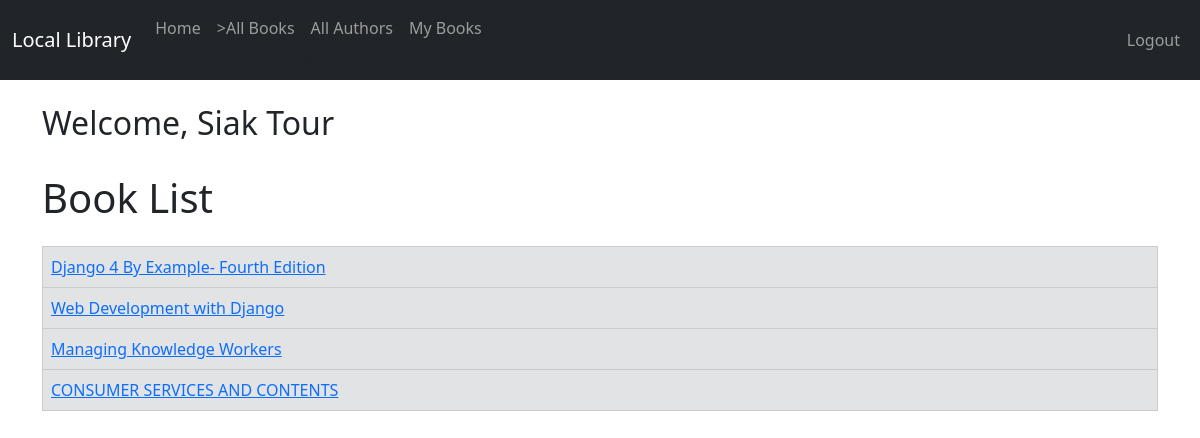
/book_list/ (signed in), run on the app's committed database.
### catalog/models.py (models this page shows, shortened)
class Book(models.Model):
    title = models.CharField(max_length=200)
    author = models.ForeignKey('Author', on_delete=models.RESTRICT, null=True)
    summary = models.TextField(max_length=1000, help_text='Enter a brief description of the book')
    isbn = models.CharField('ISBN', max_length=13, unique=True,
                            help_text='13 Character <a href="https://www.isbn-international.org/content/what-isbn">ISBN number</a>')
    genre = models.ManyToManyField(Genre, help_text='Select a genre for this book')
    book_image = models.ImageField(upload_to='images/', null=True, blank=True) # Add image
    def get_absolute_url(self):
        return reverse('book_detail', args=[str(self.id)])

### catalog/views.py (the view)
# urls.py: path('book_list/', views.BookListView.as_view(), name='book_list'),
class BookListView(LoginRequiredMixin, generic.ListView):
    model = Book

### catalog/templates/catalog/book_list.html (shortened to what this page needs)
{% extends "catalog/base.html" %}
{% block content %}
    <h1>Book List</h1>
    {% if book_list %}
        <table class="table table-bordered">
            {% for book in book_list %}
                <tr class="table-secondary">
                    <td><a href="{{ book.get_absolute_url }}">{{ book.title }} </a></td>
                </tr>
            {% endfor %}
        </table>
    {% else %}
        <p>There are no authors in the library.</p>
    {% endif %}
{% endblock %}

### catalog/templates/catalog/base.html (shortened to what this page needs)
{% load static %}
<!doctype html>
<html lang="en">
<head>
    <link href="https://cdn.jsdelivr.net/npm/bootstrap@5.3.0-alpha1/dist/css/bootstrap.min.css" rel="stylesheet"
>
</head>
<body>
<nav class="navbar navbar-expand-lg navbar-dark bg-dark">
    <div class="container-fluid">
        <a class="navbar-brand" href="{% url 'index' %}">Local Library</a>
        <div class="collapse navbar-collapse" id="navbarSupportedContent">
            <ul class="navbar-nav me-auto mb-2 mb-lg-0">
                <li class="nav-item">
                    <a class="nav-link" href="{% url 'index' %}">Home</a>
                </li>
                <li class="nav-item">
                    <a class="nav-link" href="{% url 'book_list' %}">>All Books</a>
                </li>
                <li class="nav-item">
                    <a class="nav-link" href="{% url 'author_list' %}">All Authors</a> #
                </li>
                {% if user.is_authenticated %}
                    <li><a class="nav-link" href="{% url 'my_books' %}">My Books</a></li>
                {% endif %}
            </ul>
        </div>
    <ul class="nav navbar-nav ml-auto">
        {% if user.is_authenticated %}
            <li><a class="nav-link" href="{% url 'logout' %}">Logout</a>
            </li>
        {% endif %}
        </ul>
    </div>
</nav>
<br>
    <div class="container">
        {% if user.is_authenticated %}
            <p class="h2"> Welcome, {{ user.first_name }} {{ user.last_name }}</p>
        {% endif %}
    </div>
<div class="container">
    <br/>
<table class="table table-striped table-hover">
    {% block content %}
    {% endblock %}
</table>
</div>
</body>
</html>

### data on the page
Book: title "Django 4 By Example- Fourth Edition"
Book: title "Web Development with Django"
Book: title "Managing Knowledge Workers"
Book: title "CONSUMER SERVICES AND CONTENTS"

### other printed values
{{ user.first_name }} "Siak"
{{ user.last_name }} "Tour"
